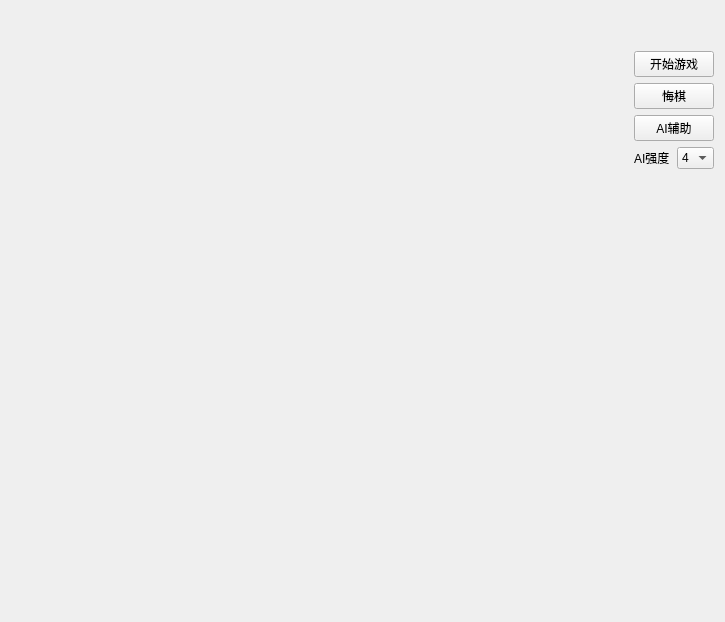
<?xml version="1.0" encoding="UTF-8"?>
<ui version="4.0">
 <class>GameWindow</class>
 <widget class="QWidget" name="GameWindow">
  <property name="geometry">
   <rect>
    <x>0</x>
    <y>0</y>
    <width>725</width>
    <height>622</height>
   </rect>
  </property>
  <property name="mouseTracking">
   <bool>true</bool>
  </property>
  <property name="windowTitle">
   <string>五子棋</string>
  </property>
  <layout class="QGridLayout" name="mainLayout">
   <item row="0" column="0">
    <widget class="QLabel" name="padLabel">
     <property name="enabled">
      <bool>true</bool>
     </property>
     <property name="sizePolicy">
      <sizepolicy hsizetype="Expanding" vsizetype="Expanding">
       <horstretch>0</horstretch>
       <verstretch>0</verstretch>
      </sizepolicy>
     </property>
     <property name="minimumSize">
      <size>
       <width>154</width>
       <height>154</height>
      </size>
     </property>
     <property name="mouseTracking">
      <bool>true</bool>
     </property>
     <property name="text">
      <string/>
     </property>
    </widget>
   </item>
   <item row="0" column="1">
    <layout class="QGridLayout" name="gridLayout">
     <item row="1" column="0">
      <widget class="QLabel" name="scoresLabel">
       <property name="sizePolicy">
        <sizepolicy hsizetype="Minimum" vsizetype="Minimum">
         <horstretch>0</horstretch>
         <verstretch>0</verstretch>
        </sizepolicy>
       </property>
       <property name="text">
        <string/>
       </property>
      </widget>
     </item>
     <item row="0" column="0">
      <widget class="QLabel" name="statusLabel">
       <property name="sizePolicy">
        <sizepolicy hsizetype="Minimum" vsizetype="Fixed">
         <horstretch>0</horstretch>
         <verstretch>0</verstretch>
        </sizepolicy>
       </property>
       <property name="text">
        <string/>
       </property>
      </widget>
     </item>
     <item row="3" column="0">
      <widget class="QPushButton" name="undoButton">
       <property name="text">
        <string>悔棋</string>
       </property>
      </widget>
     </item>
     <item row="4" column="0">
      <widget class="QPushButton" name="aiButton">
       <property name="text">
        <string>AI辅助</string>
       </property>
      </widget>
     </item>
     <item row="2" column="0">
      <widget class="QPushButton" name="startButton">
       <property name="text">
        <string>开始游戏</string>
       </property>
      </widget>
     </item>
     <item row="5" column="0">
      <layout class="QHBoxLayout" name="aiLayout">
       <item>
        <widget class="QLabel" name="label">
         <property name="sizePolicy">
          <sizepolicy hsizetype="Minimum" vsizetype="Fixed">
           <horstretch>0</horstretch>
           <verstretch>0</verstretch>
          </sizepolicy>
         </property>
         <property name="text">
          <string>AI强度</string>
         </property>
        </widget>
       </item>
       <item>
        <widget class="QComboBox" name="depthCombo">
         <property name="sizePolicy">
          <sizepolicy hsizetype="Minimum" vsizetype="Fixed">
           <horstretch>0</horstretch>
           <verstretch>0</verstretch>
          </sizepolicy>
         </property>
         <property name="editable">
          <bool>false</bool>
         </property>
         <item>
          <property name="text">
           <string>4</string>
          </property>
         </item>
         <item>
          <property name="text">
           <string>1</string>
          </property>
         </item>
         <item>
          <property name="text">
           <string>2</string>
          </property>
         </item>
         <item>
          <property name="text">
           <string>3</string>
          </property>
         </item>
         <item>
          <property name="text">
           <string>5</string>
          </property>
         </item>
        </widget>
       </item>
      </layout>
     </item>
     <item row="7" column="0">
      <spacer name="verticalSpacer">
       <property name="orientation">
        <enum>Qt::Vertical</enum>
       </property>
       <property name="sizeHint" stdset="0">
        <size>
         <width>20</width>
         <height>40</height>
        </size>
       </property>
      </spacer>
     </item>
    </layout>
   </item>
  </layout>
 </widget>
 <resources/>
 <connections/>
</ui>
